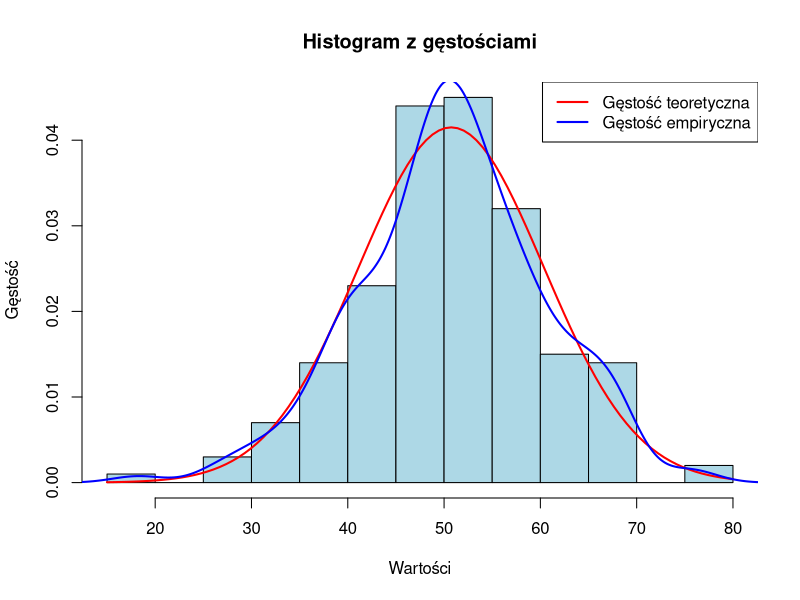

The R source for this figure:
# Zadanie 1 (Łączenie wizualizacji i estymacji) - wygenreowane przez AI
# Wygeneruj próbkę 200 liczb z rozkładu normalnego N(50, 10).
# Narysuj histogram z 15 klasami.
# Na histogramie nałóż krzywą gęstości teoretycznej (z estymowanych parametrów)
# oraz krzywą gęstości empirycznej (funkcja density).
# Dodaj legendę, tytuł i podpisy osi.

dane <- rnorm(200, mean = 50, sd = 10)

# Histogram z gęstościami (ważne: freq = FALSE)
h <- hist(dane, breaks = 15, col = "lightblue",
          freq = FALSE,
          main = "Histogram z gęstościami",
          xlab = "Wartości",
          ylab = "Gęstość")

# Estymacja parametrów z próbki (nie z mids!)
m_est <- mean(dane)
sigma_est <- sd(dane)

# Dodanie teoretycznej krzywej gęstości normalnej
curve(dnorm(x, mean = m_est, sd = sigma_est), 
      add = TRUE, col = "red", lwd = 2)

# Dodanie empirycznej krzywej gęstości (jądrowa)
lines(density(dane), col = "blue", lwd = 2)

# Legenda
legend("topright", 
       legend = c("Gęstość teoretyczna", "Gęstość empiryczna"),
       col = c("red", "blue"), lwd = 2)
